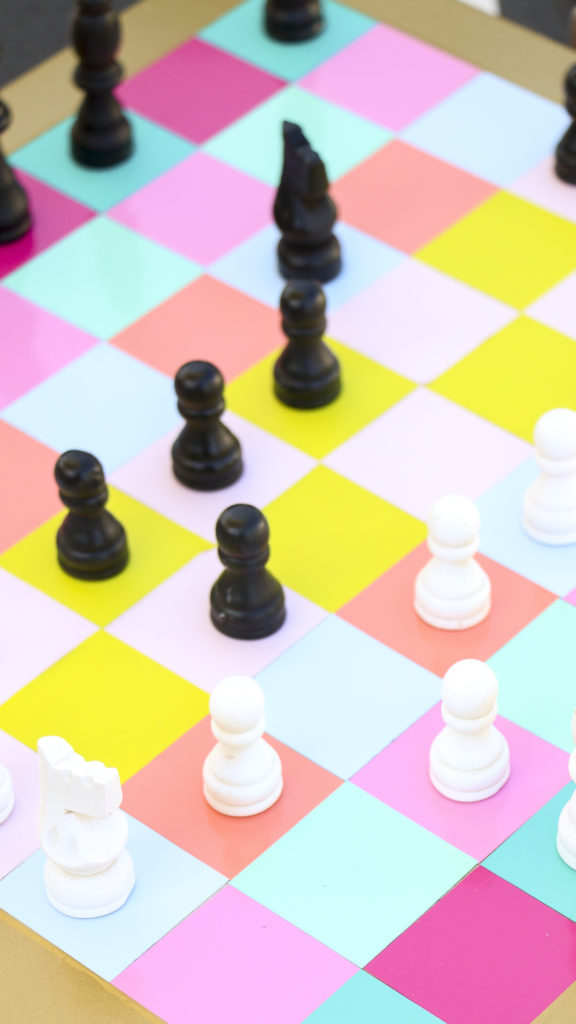
#> input picture Projekt_3/photo_1.jpg, 576 x 1024 px
$ python Zad1.py
#> lines starting #> are read from the running program, lines starting #| are printed output that depends on the picture; after the words box and inside, x2 and y2 are one past the last pixel; in counts of white or black regions, pixels touching at a corner belong together
import cv2 as cv
import numpy as np

#- Program 1: zaimportuj plik photo_1.jpg i: znajdź i wyświetl tylko 4 najsilniejsze narożniki za pomocą funkcji wykrywania narożników Harrisa (2 punkty),
#a następnie znajdź i wyświetl punkty kluczowe za pomocą metody SIFT (2 punkty).
def imshow(title, image):
    cv.imshow(title,image)
    k = cv.waitKey(0)#0 infinity waiting time
    if k == ord("s"):
        cv.imwrite(f"00_{title}_saved.jpg", image)
    cv.destroyAllWindows()
    return
def show_smaller(title, image, scale=0.5):
    resized = cv.resize(image, None, fx=scale, fy=scale)
    cv.imshow(title, resized)
    cv.waitKey(0)
    #cv.destroyAllWindows()


img = cv.imread('photo_1.jpg')
#> img is the input picture: shape (1024, 576, 3); mean B, G, R 184.9, 196.7, 211.7
assert img is not None, "file could not be read, check with os.path.exists()"

img_hsv = cv.cvtColor(img, cv.COLOR_BGR2HSV)
#> img_hsv: shape (1024, 576, 3); mean H, S, V 85.8, 74.3, 225.5

mask = cv.inRange(img_hsv, (0, 50, 50), (180, 255, 255))
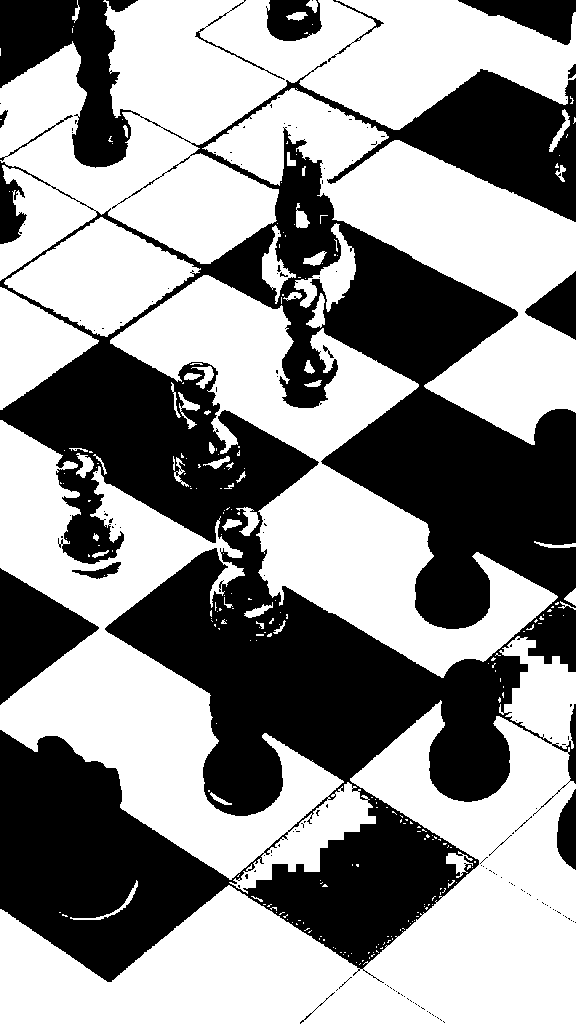
#> mask: shape (1024, 576); 56.9% white; 145 black regions (128 under 20 px), largest, box (x1, y1, x2, y2) and area: (0, 0, 576, 983) 238152, (0, 568, 99, 705) 6835, (458, 0, 576, 45) 2694

gray = cv.cvtColor(img,cv.COLOR_BGR2GRAY)
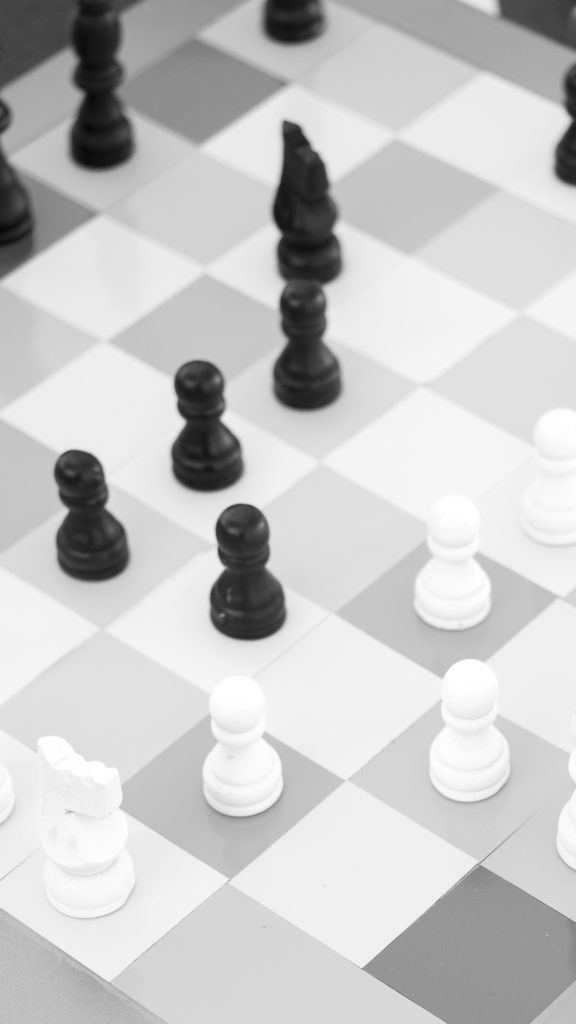
#> gray: shape (1024, 576); min 6, max 255, mean 199.8
#gray_masked = cv.bitwise_and(gray, gray, mask=mask)
#gray_blur = cv.GaussianBlur(gray_masked, (3,3), 0)
#gray_blur = cv.bilateralFilter(gray, 9, 75, 75)

show_smaller("obraz na ktorym probimy", gray)

#harris
dst = cv.cornerHarris(gray,3,3,0.02)
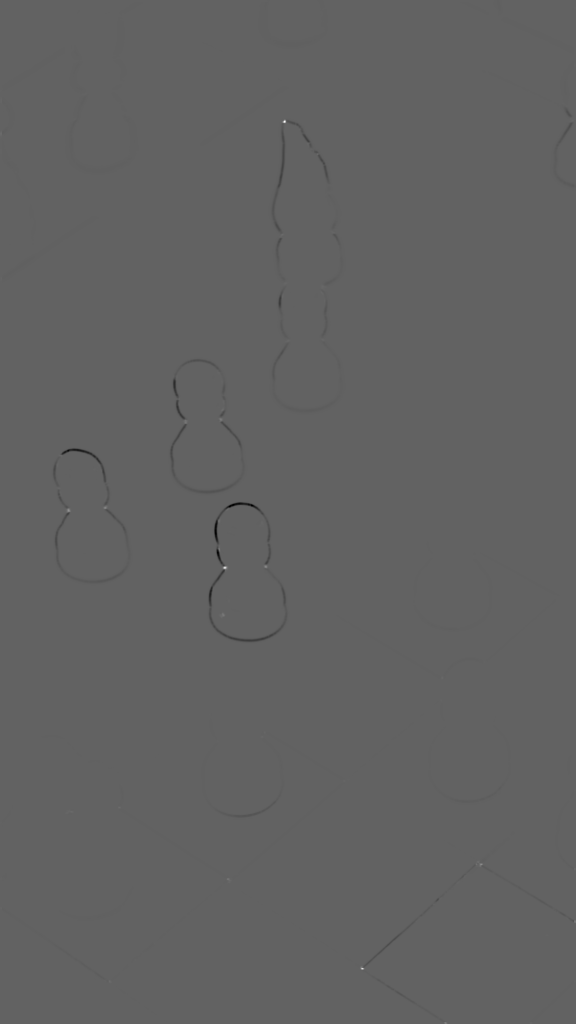
#> dst: shape (1024, 576) float32; min -0.000586, max 0.000939, mean -8.89e-07; drawn with min black and max white
dst = cv.dilate(dst,None)


Threshold=0.01
z = Threshold * dst.max()
#> z = 9.39e-06

#punkty ktore spelniaa z
px, py = np.where(dst > z)
#> px = 1674 values from 63 to 1023; py = 1674 values, max 575 at index 2, min 0 at index 26, mean 252.3

wagi = dst[px, py].tolist()
#> wagi = 1674 values, max 0.000939 at index 69, min 9.39e-06 at index 15, mean 6.42e-05
punkty = list(zip(px, py))
#> punkty = 1674 pairs, first value 63 to 1023, second value 0 to 575


filtered_punkty = []
filtered_wagi = []
min_dystans = 25

posortowane_wagi = np.argsort(wagi)[::-1]
#> posortowane_wagi = 1674 values, max 1673 at index 745, min 0 at index 1513, mean 836.5

for i in posortowane_wagi:
    y, x = punkty[i]

    #sprawdznie dystanus pomiedzy punkta a dodanymi
    if all((y - y2) ** 2 + (x - x2) ** 2 > min_dystans ** 2 for y2, x2 in filtered_punkty):
        filtered_punkty.append((y, x))
        filtered_wagi.append(wagi[i])
#> this loop made 1674 passes
#> (i, y, x) on passes 1 to 3: (71, 120, 285), (101, 122, 284), (69, 120, 283)
#> after the loop, filtered_punkty = 50 pairs, first value 64 to 1023, second value 0 to 575; filtered_wagi = 50 values, max 0.000939 at index 0, min 9.4e-06 at index 49, mean 0.000102


img_all = img.copy()

for y, x in filtered_punkty:
    cv.circle(img_all, (x, y), 6, (255, 0, 0), -1)
#> this loop made 50 passes
#> (y, x) on passes 1 to 12: (120, 285), (566, 225), (969, 362), (509, 68), (863, 480), (565, 266), (507, 104), (1023, 445), (418, 220), (614, 222), (920, 574), (421, 185)
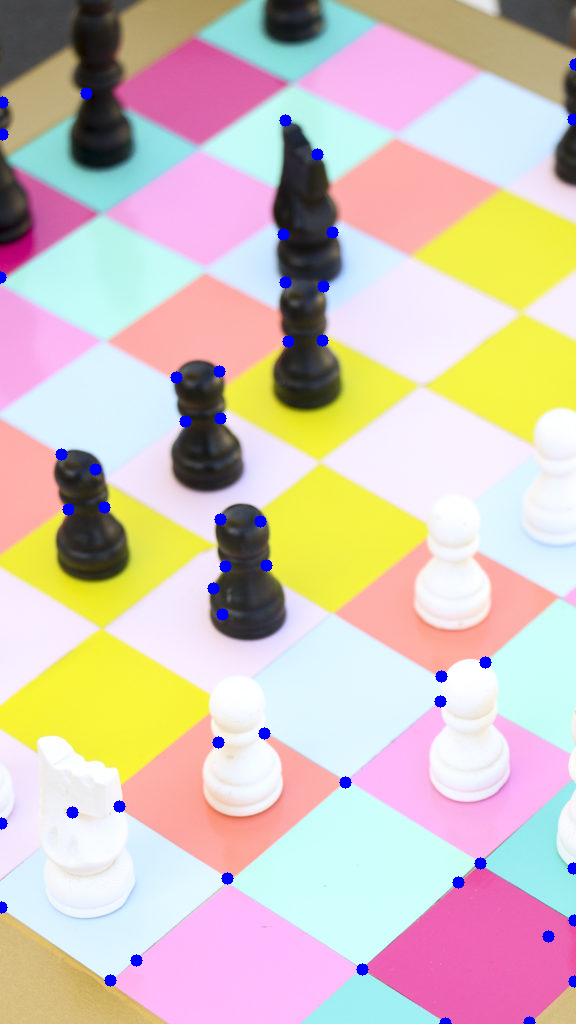
#> img_all: shape (1024, 576, 3); 0.88% of pixels changed, all inside (x1, y1, x2, y2) = (0, 58, 576, 1024)

show_smaller('Wszystkie znalezione narozniki', img_all)

#sortowanie 4 najsiliejszych
indices = np.argsort(filtered_wagi)[-4:]
#> indices = [3, 2, 1, 0]
img_top4 = img.copy()

for i in indices:
    y, x = filtered_punkty[i]
    cv.circle(img_top4, (x, y), 10, (255, 0, 0), -1)
#> this loop made 4 passes
#> (i, y, x) on passes 1, 3, 4: (3, 509, 68), (1, 566, 225), (0, 120, 285)
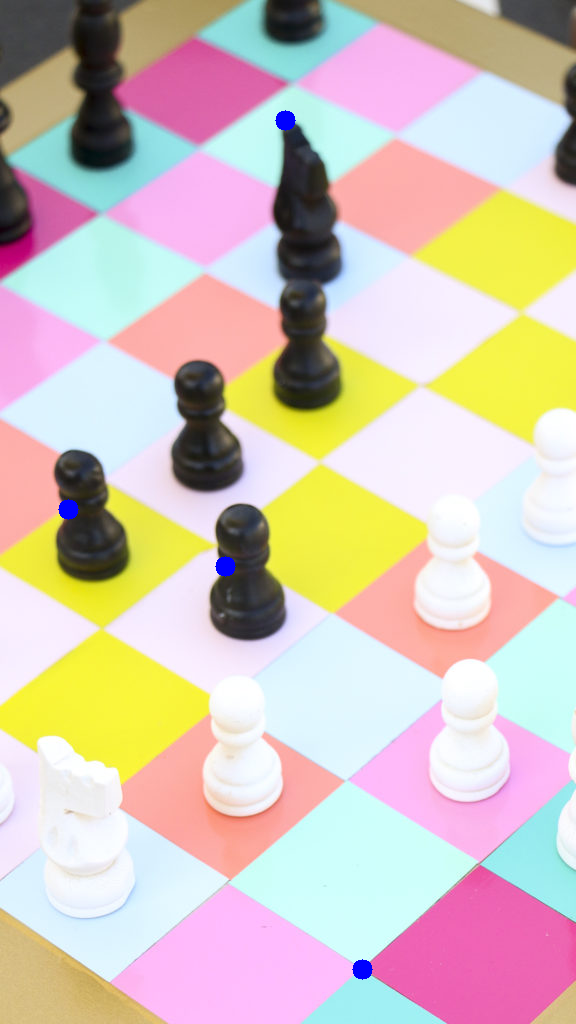
#> img_top4: shape (1024, 576, 3); 0.21% of pixels changed, all inside (x1, y1, x2, y2) = (58, 110, 373, 980)

show_smaller('4 najlepsze narozniki', img_top4, 0.5)

#sift
sift = cv.SIFT_create()

kp, des = sift.detectAndCompute(gray, None)
#> kp = 210 keypoints; strongest (x, y, size): (247, 604, 51.8), (92, 546, 51.9), (80, 478, 35.1), (199, 391, 34.8)

img_sift = cv.drawKeypoints(gray, kp, img, flags=cv.DRAW_MATCHES_FLAGS_DRAW_RICH_KEYPOINTS)
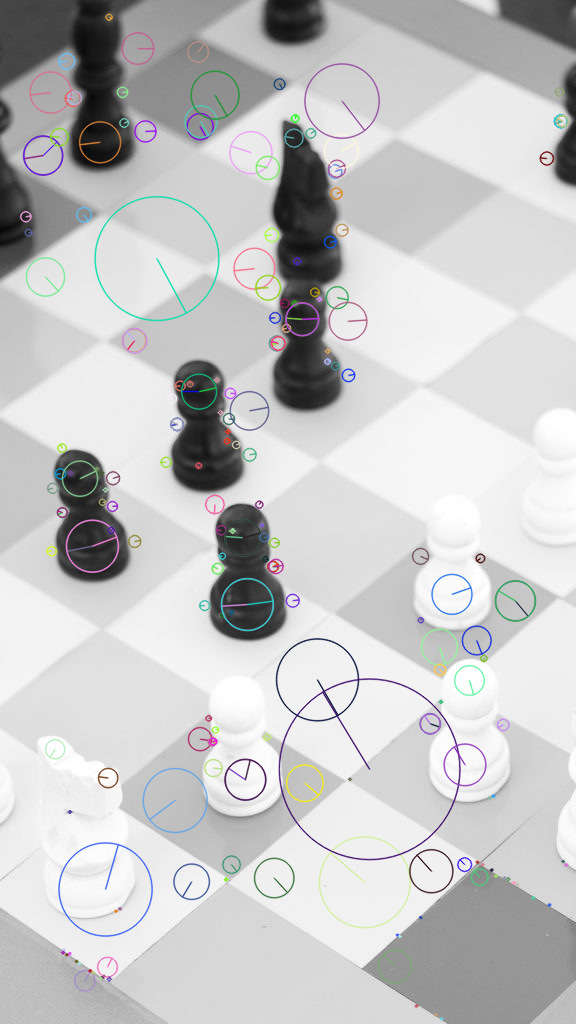
#> img_sift: shape (1024, 576, 3); mean B, G, R 198.8, 198.3, 198.2

show_smaller('sift_keypoints.jpg', img_sift)
cv.destroyAllWindows()
